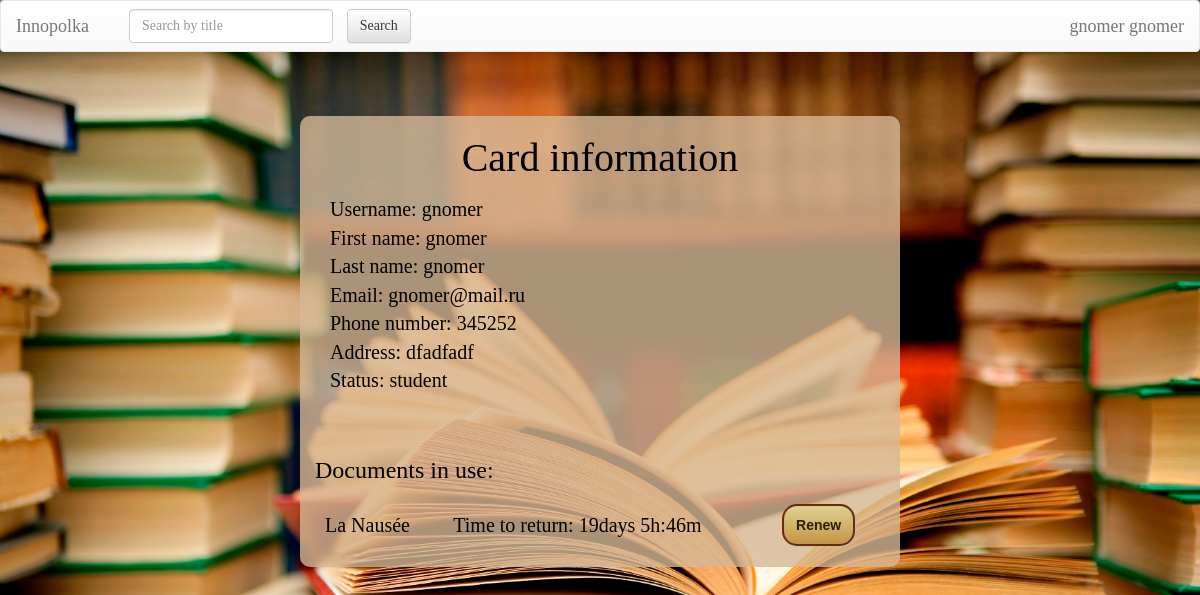
The page /user/?id=10 (signed in) on the database as committed earlier.
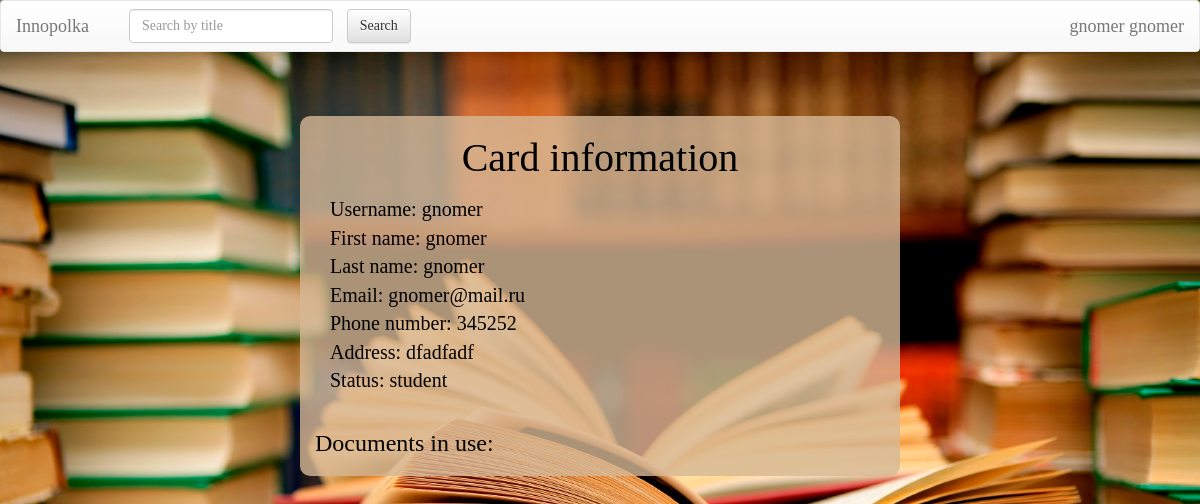
The same page on the database as committed later.
### UserCards/models.py (models this page shows, shortened)
class UserProfile(models.Model):
    user = models.OneToOneField(User, on_delete=models.CASCADE)
    phone_number = models.CharField(max_length=15, null=True, blank=True)
    address = models.CharField(max_length=250, null=True, blank=True)
    status = models.CharField(max_length=250, default='student')

### Documents/models.py (models this page shows, shortened)
class DocumentCopy(models.Model):
    doc = models.ForeignKey(Document, blank=True, default=None, on_delete=models.CASCADE) # link document which is checked out
    checked_up_by_whom = models.ForeignKey(User, blank=True, default=None, on_delete=models.CASCADE) # link to holder
    date = models.DateTimeField(default=str(datetime.datetime.today().strftime("%Y-%m-%d %H:%M")))
    returning_date = models.DateTimeField(default=str(datetime.datetime.today().strftime("%Y-%m-%d %H:%M")))
    time_left = models.CharField(null=True, max_length=250)
    fine_price = models.IntegerField(null=True)
    renewed = models.BooleanField(default=False)
    class Meta:
        verbose_name_plural = 'Document copies'
    def __str__(self):
        return self.doc.title

class Document(models.Model):
    title = models.CharField(max_length=250)
    price = models.IntegerField()
    keywords = models.CharField(max_length=250) # the list of keywords stored in string
    authors = models.CharField(max_length=250) # the list of authors in string format splitted by space
    cover = models.CharField(max_length=1000, default="https://lh3.googleusercontent.com/zqfUbCXdb1oGmsNEzNxTjQU5ZlS3x46nQoB83sFbRSlMnpDTZgdVCe_LvCx-rl7sOA=w300")
    copies = models.PositiveIntegerField(default=1)
    type = models.CharField(max_length=100, default='Document')
    is_bestseller = models.BooleanField(default=False)
    is_reference = models.BooleanField(default=False)
    level = models.PositiveIntegerField(default=1)
    room = models.PositiveIntegerField(default=1)

### Documents/librarian_view.py (the view)
    def inner(request, *args, **kwargs):
        if request.user.is_authenticated:
            return func(request, *args, **kwargs)
        return redirect('/')

### Documents/librarian_view.py (called while the page is built)
def need_logged_in(func):
    def inner(request, *args, **kwargs):
        if request.user.is_authenticated:
            return func(request, *args, **kwargs)
        return redirect('/')
    return inner

### UserCards/templates/UserCards/index.html (shortened to what this page needs)
{% extends 'Documents/base.html' %}
{% load staticfiles %}
{% block body %}
    <link rel="stylesheet" type="text/css" href="{% static 'UserCards/usercards_style.css' %}"/>
    <div class="container">
    <h2 class="black">Card information</h2>
    <p>
        {% for field, value in fields %}
            {{ field }}: {{ value }}
            <br>
        {% endfor %}
    </p>
    <div>
        <table class="used-docs">
            <th colspan="3"><h3>Documents in use:</h3></th>
            {% for copy in copies %}
                <tr>
                    <td><a href="/{{ copy.doc.id }}">{{ copy }}</a></td>
                    <td>{{ copy.time_left }}<br></td>
                    {% if user.is_staff %}
                        <td><a class="button" href="/requests/return/?copy_id={{ copy.id }}" onclick="
                                return confirm('Return {{ copy.doc.title }} from {{ copy.checked_up_by_whom.username }} back?');
                                ">Return</a></td>
                    {% else %}
                        <td><button class="btn button" onclick="
                                    var response = httpGet('/requests/renew/?copy_id={{ copy.id }}').toString();
                                    alert(response);
                                    if (response.substr(0, 3) === 'You') // refresh to see new returning date
                                    window.location.reload(false);
                                    ">Renew
                            </button></td>
                        <br>
                    {% endif %}
                </tr>
            {% endfor %}
        </table>
    </div>
{% endblock %}

### Documents/templates/Documents/base.html (shortened to what this page needs)
<!DOCTYPE html>
<html lang="en">
<head>
    {% load staticfiles %}
    <link rel="stylesheet" href="//maxcdn.bootstrapcdn.com/bootstrap/3.2.0/css/bootstrap.min.css">
    <link rel="stylesheet" href="//maxcdn.bootstrapcdn.com/bootstrap/3.2.0/css/bootstrap-theme.min.css">
</head>
<body>
<nav class="navbar navbar-default">
    <div class="container-fluid">
        <div class="navbar-header">
            <a class="navbar-brand" href="/">Innopolka</a>
        </div>
        <div class="collapse navbar-collapse" id="bs-example-navbar-collapse-1">
            <form class="navbar-form navbar-left" action="/">
                <div class="form-group">
                    <input type="text" class="form-control" name="q" placeholder="Search by title" >
                </div>
                <input type="submit" class="btn btn-default not_wide" value="Search">
            </form>
            <ul class="nav navbar-nav navbar-right">
                {% if user.is_anonymous %}
                    <li><a href="/user/login">Log In</a></li>
                {% elif user.is_authenticated %}
                <ul class="nav navbar-nav navbar-right">
                <li class="nav-item dropdown">
                    <a class="navbar-brand" href="/user/?id={{user.id}}" id="dropdown02" data-toggle="dropdown"
                       aria-haspopup="true" aria-expanded="false">{{ user.first_name }} {{user.last_name}}</a>
            </ul>
                {% endif %}
            </ul>
        </div>
    </div>
</nav>
{% block body %}{% endblock %}
</body>
</html>

Rows that differ between the two databases and show on the page:
removed DocumentCopy: doc.title "La Nausée", time_left "Time to return: 19days 5h:46m"
